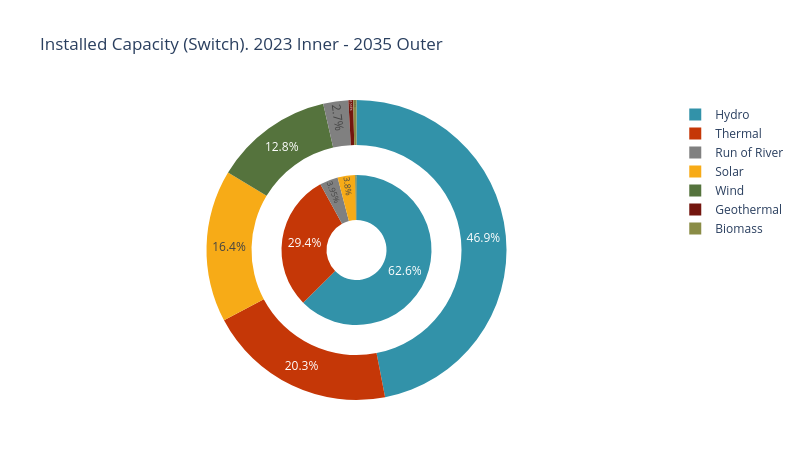

Notebook cell for this chart:
### Code cell
cap_inst_2023 = cap_inst[cap_inst['GEN_BLD_YRS_2'] <= 2023].copy()
cap_inst_2023.rename(columns={'gen_tech': 'Tech'}, inplace=True)
cap_inst_2023 = cap_inst_2023.groupby(['Tech']).agg({
    'BuildGen': 'sum'
}).reset_index()
cap_inst_2023['BuildGen'] = cap_inst_2023['BuildGen']

cap_inst = cap_inst[cap_inst['GEN_BLD_YRS_2'] <= 2037].copy()
cap_inst.rename(columns={'gen_tech': 'Tech'}, inplace=True)

sw.scenarios.installed_capacity(cap_inst_2023, cap_inst, '2023', '2035', scenario_name, 'Switch')

### Figure 1 — Plotly figure (JSON) as saved in the notebook; plotly's stock layout.template omitted (floating-point values rounded to 4 significant figures; data arrays with more than 128 entries replaced by an {"elided": "..."} marker saying what was removed)
{"data": [{"direction": "clockwise", "domain": {"x": [0.25, 0.75], "y": [0.25, 0.75]}, "hole": 0.4, "labels": ["Wind", "Hydro", "Run of River", "Thermal", "Solar"], "marker": {"colors": ["#55733D", "#3292A9", "#808080", "#C53707", "#F7AB17"]}, "showlegend": true, "sort": true, "textinfo": "percent", "textposition": "inside", "type": "pie", "values": [50.42, 12390.0, 782.0, 5822.0, 752.2]}, {"domain": {"x": [0, 1], "y": [0, 1]}, "hole": 0.6, "labels": ["blank"], "marker": {"colors": ["#FFFFFF"]}, "showlegend": false, "type": "pie", "values": [100]}, {"direction": "clockwise", "domain": {"x": [0, 1], "y": [0, 1]}, "hole": 0.7, "labels": {"elided": "494 str values"}, "marker": {"colors": {"elided": "494 str values"}}, "showlegend": true, "sort": true, "textinfo": "percent", "textposition": "inside", "type": "pie", "values": {"elided": "494 float values"}}], "layout": {"height": 450, "margin": {"b": 50, "l": 50, "r": 50, "t": 100}, "title": {"text": "Installed Capacity (Switch). 2023 Inner - 2035 Outer"}, "width": 800}}
